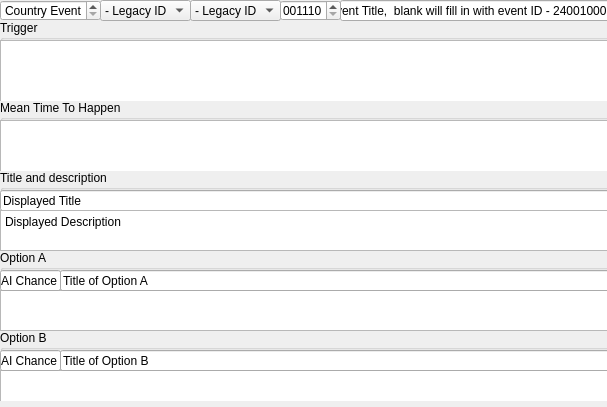
      <widget class="QWidget" name="scrollAreaWidgetContents">
       <property name="geometry">
        <rect>
         <x>0</x>
         <y>0</y>
         <width>607</width>
         <height>407</height>
        </rect>
       </property>
       <widget class="QComboBox" name="comboBox_3">
        <property name="geometry">
         <rect>
          <x>100</x>
          <y>0</y>
          <width>91</width>
          <height>21</height>
         </rect>
        </property>
        <item>
         <property name="text">
          <string>- Legacy ID</string>
         </property>
        </item>
        <item>
         <property name="text">
          <string>0 Government</string>
         </property>
        </item>
        <item>
         <property name="text">
          <string>1 Diplomacy</string>
         </property>
        </item>
        <item>
         <property name="text">
          <string>2 Economy</string>
         </property>
        </item>
        <item>
         <property name="text">
          <string>3 Military</string>
         </property>
        </item>
        <item>
         <property name="text">
          <string>4 Religion</string>
         </property>
        </item>
        <item>
         <property name="text">
          <string>5 Colonial</string>
         </property>
        </item>
        <item>
         <property name="text">
          <string>6 Custom</string>
         </property>
        </item>
        <item>
         <property name="text">
          <string>7 Custom</string>
         </property>
        </item>
        <item>
         <property name="text">
          <string>8 Custom</string>
         </property>
        </item>
        <item>
         <property name="text">
          <string>9 Custom</string>
         </property>
        </item>
       </widget>
       <widget class="QComboBox" name="comboBox_4">
        <property name="geometry">
         <rect>
          <x>190</x>
          <y>0</y>
          <width>91</width>
          <height>21</height>
         </rect>
        </property>
        <item>
         <property name="text">
          <string>- Legacy ID</string>
         </property>
        </item>
        <item>
         <property name="text">
          <string>0 Series</string>
         </property>
        </item>
        <item>
         <property name="text">
          <string>1 Series</string>
         </property>
        </item>
        <item>
         <property name="text">
          <string>2 Series</string>
         </property>
        </item>
        <item>
         <property name="text">
          <string>3 Series</string>
         </property>
        </item>
        <item>
         <property name="text">
          <string>4 Series</string>
         </property>
        </item>
        <item>
         <property name="text">
          <string>5 Series</string>
         </property>
        </item>
        <item>
         <property name="text">
          <string>6 Unique</string>
         </property>
        </item>
        <item>
         <property name="text">
          <string>7 Unique</string>
         </property>
        </item>
        <item>
         <property name="text">
          <string>8 Unique</string>
         </property>
        </item>
        <item>
         <property name="text">
          <string>9 Unique</string>
         </property>
        </item>
       </widget>
       <widget class="QSpinBox" name="spinBox_15">
        <property name="geometry">
         <rect>
          <x>0</x>
          <y>0</y>
          <width>101</width>
          <height>21</height>
         </rect>
        </property>
        <property name="specialValueText">
         <string>Country Event</string>
        </property>
        <property name="maximum">
         <number>1</number>
        </property>
       </widget>
       <widget class="QSpinBox" name="spinBox_16">
        <property name="geometry">
         <rect>
          <x>280</x>
          <y>0</y>
          <width>61</width>
          <height>21</height>
         </rect>
        </property>
        <property name="specialValueText">
         <string>001110</string>
        </property>
       </widget>
       <widget class="QLineEdit" name="lineEdit">
        <property name="geometry">
         <rect>
          <x>340</x>
          <y>0</y>
          <width>271</width>
          <height>21</height>
         </rect>
        </property>
        <property name="text">
         <string>Event Title,  blank will fill in with event ID - 24001000</string>
        </property>
       </widget>
       <widget class="QGroupBox" name="groupBox_2">
        <property name="geometry">
         <rect>
          <x>0</x>
          <y>20</y>
          <width>611</width>
          <height>81</height>
         </rect>
        </property>
        <property name="title">
         <string>Trigger</string>
        </property>
        <widget class="QTextEdit" name="textEdit">
         <property name="geometry">
          <rect>
           <x>0</x>
           <y>20</y>
           <width>611</width>
           <height>71</height>
          </rect>
         </property>
        </widget>
       </widget>
       <widget class="QGroupBox" name="groupBox_3">
        <property name="geometry">
         <rect>
          <x>0</x>
          <y>100</y>
          <width>611</width>
          <height>71</height>
         </rect>
        </property>
        <property name="title">
         <string>Mean Time To Happen</string>
        </property>
        <widget class="QTextEdit" name="textEdit_2">
         <property name="geometry">
          <rect>
           <x>0</x>
           <y>20</y>
           <width>611</width>
           <height>61</height>
          </rect>
         </property>
        </widget>
       </widget>
       <widget class="QGroupBox" name="groupBox_4">
        <property name="geometry">
         <rect>
          <x>0</x>
          <y>170</y>
          <width>611</width>
          <height>81</height>
         </rect>
        </property>
        <property name="title">
         <string>Title and description</string>
        </property>
        <widget class="QLineEdit" name="lineEdit_2">
         <property name="geometry">
          <rect>
           <x>0</x>
           <y>20</y>
           <width>611</width>
           <height>21</height>
          </rect>
         </property>
         <property name="sizePolicy">
          <sizepolicy hsizetype="Expanding" vsizetype="Fixed">
           <horstretch>0</horstretch>
           <verstretch>0</verstretch>
          </sizepolicy>
         </property>
         <property name="text">
          <string>Displayed Title</string>
         </property>
        </widget>
        <widget class="QPlainTextEdit" name="plainTextEdit">
         <property name="geometry">
          <rect>
           <x>0</x>
           <y>40</y>
           <width>611</width>
           <height>41</height>
          </rect>
         </property>
         <property name="plainText">
          <string>Displayed Description</string>
         </property>
        </widget>
       </widget>
       <widget class="QGroupBox" name="groupBox_5">
        <property name="geometry">
         <rect>
          <x>0</x>
          <y>250</y>
          <width>611</width>
          <height>81</height>
         </rect>
        </property>
        <property name="title">
         <string>Option A</string>
        </property>
        <widget class="QTextEdit" name="textEdit_3">
         <property name="geometry">
          <rect>
           <x>0</x>
           <y>40</y>
           <width>611</width>
           <height>41</height>
          </rect>
         </property>
        </widget>
        <widget class="QLineEdit" name="lineEdit_3">
         <property name="geometry">
          <rect>
           <x>60</x>
           <y>20</y>
           <width>551</width>
           <height>21</height>
          </rect>
         </property>
         <property name="text">
          <string>Title of Option A</string>
         </property>
        </widget>
        <widget class="QLineEdit" name="lineEdit_4">
         <property name="geometry">
          <rect>
           <x>0</x>
           <y>20</y>
           <width>61</width>
           <height>21</height>
          </rect>
         </property>
         <property name="text">
          <string>AI Chance</string>
         </property>
        </widget>
       </widget>
       <widget class="QGroupBox" name="groupBox_6">
        <property name="geometry">
         <rect>
          <x>0</x>
          <y>330</y>
          <width>611</width>
          <height>71</height>
         </rect>
        </property>
        <property name="title">
         <string>Option B</string>
        </property>
        <widget class="QTextEdit" name="textEdit_4">
         <property name="geometry">
          <rect>
           <x>0</x>
           <y>40</y>
           <width>611</width>
           <height>41</height>
          </rect>
         </property>
        </widget>
        <widget class="QLineEdit" name="lineEdit_5">
         <property name="geometry">
          <rect>
           <x>60</x>
           <y>20</y>
           <width>551</width>
           <height>21</height>
          </rect>
         </property>
         <property name="text">
          <string>Title of Option B</string>
         </property>
        </widget>
        <widget class="QLineEdit" name="lineEdit_6">
         <property name="geometry">
          <rect>
           <x>0</x>
           <y>20</y>
           <width>61</width>
           <height>21</height>
          </rect>
         </property>
         <property name="text">
          <string>AI Chance</string>
         </property>
        </widget>
       </widget>
      </widget>
